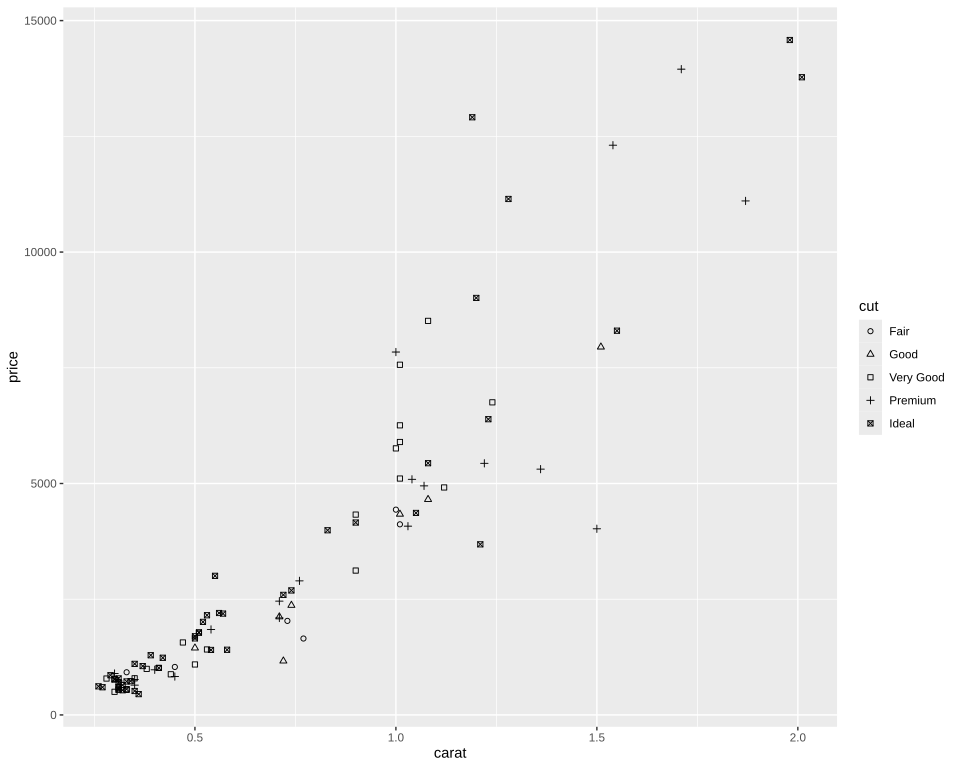

Here is the R script that generated this plot:
# The plot test/golden/shape_open.svg draws, drawn by ggplot2 itself, as ggplot2's own visual tests
# draw their snapshots: the independent check on that golden whenever it changes. The suite
# never runs this; it needs R, ggplot2 and vdiffr, saved as the Docker image
# giggly-r:ggplot2-4.0.3. From the repository's root:
#
#   docker run --rm -v "$PWD/test/golden":/golden:ro giggly-r:ggplot2-4.0.3 \
#     Rscript /golden/shape_open.R > shape_open.ggplot2.svg
#
# and compare the two drawings element by element, as test/golden/point.R describes.
#
# scale_shape()'s first example with solid = FALSE: the hundred diamonds test/golden/shape_solid.R
# draws, each cut in one of the palette's open shapes.
# First checked with ggplot2 4.0.3 and vdiffr 1.0.9: every element matches, the x axis drawn before
# the y as test/golden/point.R describes, and every clip path.

library(ggplot2)

set.seed(596)
dsmall <- diamonds[sample(nrow(diamonds), 100), ]

plot <- ggplot(dsmall, aes(carat, price)) +
  geom_point(aes(shape = cut)) +
  scale_shape(solid = FALSE) +
  theme_gray()

file <- tempfile(fileext = ".svg")
suppressWarnings(vdiffr::write_svg(plot, file))
cat(readLines(file), sep = "\n")
